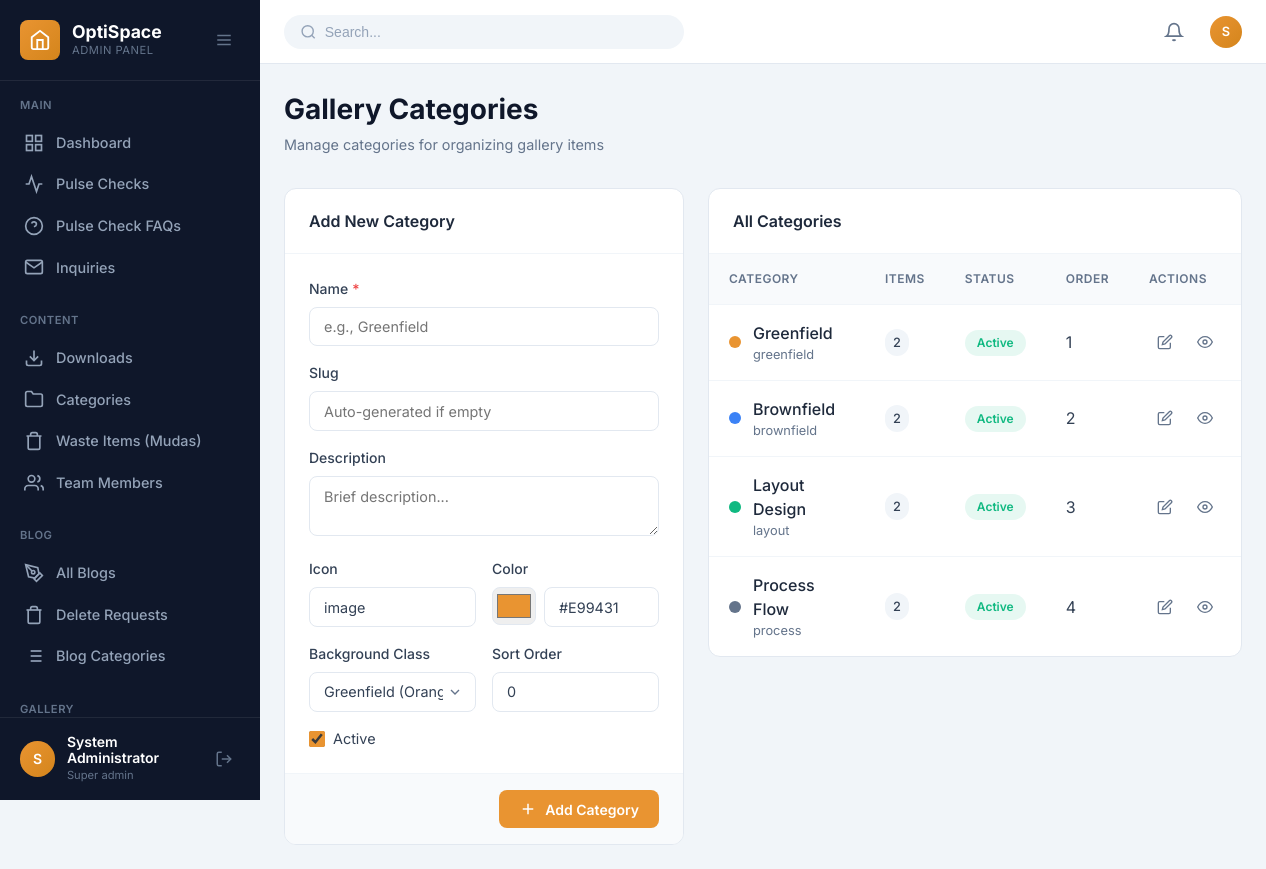
The app's page /admin/gallery-categories.php (signed in) with its own data.
### tables this page shows
CREATE TABLE IF NOT EXISTS gallery_categories (
    id INT AUTO_INCREMENT PRIMARY KEY,
    name VARCHAR(100) NOT NULL,
    slug VARCHAR(100) NOT NULL UNIQUE,
    description TEXT DEFAULT NULL,
    icon VARCHAR(50) DEFAULT 'image',
    color VARCHAR(20) DEFAULT '#E99431',
    bg_class VARCHAR(50) DEFAULT 'greenfield-bg',
    sort_order INT DEFAULT 0,
    is_active TINYINT(1) DEFAULT 1,
    created_at TIMESTAMP DEFAULT CURRENT_TIMESTAMP,
    updated_at TIMESTAMP DEFAULT CURRENT_TIMESTAMP ON UPDATE CURRENT_TIMESTAMP
);

### admin/gallery-categories.php (the view, shortened to what this page needs)
<?php
$conn = getDBConnection();
$editCategory = null;
$categories = $conn->query("
    SELECT c.*, COUNT(g.id) as item_count
    FROM gallery_categories c
    LEFT JOIN gallery_items g ON c.id = g.category_id
    GROUP BY c.id
    ORDER BY c.sort_order ASC
");
include __DIR__ . '/includes/header.php';
?>
<div class="page-header">
    <div class="page-title-section">
        <h1 class="page-title">Gallery Categories</h1>
        <p class="page-subtitle">Manage categories for organizing gallery items</p>
    </div>
</div>
<div class="categories-layout">
    <div class="form-card category-form">
        <div class="form-card-header">
            <h2><?php echo $editCategory ? 'Edit Category' : 'Add New Category'; ?></h2>
        </div>
        <form method="POST">
            <div class="form-card-body">
                <div class="form-group">
                    <label for="name" class="form-label required">Name</label>
                    <input type="text" id="name" name="name" class="form-input"
                           value="<?php echo htmlspecialchars($editCategory['name'] ?? ''); ?>"
                           placeholder="e.g., Greenfield" required>
                </div>
                <div class="form-group">
                    <label for="slug" class="form-label">Slug</label>
                    <input type="text" id="slug" name="slug" class="form-input"
                           value="<?php echo htmlspecialchars($editCategory['slug'] ?? ''); ?>"
                           placeholder="Auto-generated if empty">
                </div>
                <div class="form-group">
                    <label for="description" class="form-label">Description</label>
                    <textarea id="description" name="description" class="form-textarea" rows="2"
                              placeholder="Brief description..."><?php echo htmlspecialchars($editCategory['description'] ?? ''); ?></textarea>
                </div>
                <div class="form-row">
                    <div class="form-group">
                        <label for="icon" class="form-label">Icon</label>
                        <input type="text" id="icon" name="icon" class="form-input"
                               value="<?php echo htmlspecialchars($editCategory['icon'] ?? 'image'); ?>"
                               placeholder="e.g., building">
                    </div>
                    <div class="form-group">
                        <label for="color" class="form-label">Color</label>
                        <div class="color-input-wrapper">
                            <input type="color" id="color_picker" class="color-picker"
                                   value="<?php echo htmlspecialchars($editCategory['color'] ?? '#E99431'); ?>">
                            <input type="text" id="color" name="color" class="form-input"
                                   value="<?php echo htmlspecialchars($editCategory['color'] ?? '#E99431'); ?>"
                                   placeholder="#E99431">
                        </div>
                    </div>
                </div>
                <div class="form-row">
                    <div class="form-group">
                        <label for="bg_class" class="form-label">Background Class</label>
                        <select id="bg_class" name="bg_class" class="form-select">
                            <option value="greenfield-bg" <?php echo ($editCategory['bg_class'] ?? '') === 'greenfield-bg' ? 'selected' : ''; ?>>Greenfield (Orange)</option>
                        </select>
                    </div>
                    <div class="form-group">
                        <label for="sort_order" class="form-label">Sort Order</label>
                        <input type="number" id="sort_order" name="sort_order" class="form-input"
                               value="<?php echo htmlspecialchars($editCategory['sort_order'] ?? '0'); ?>" min="0">
                    </div>
                </div>
                <div class="form-group">
                    <label class="checkbox-label">
                        <input type="checkbox" name="is_active" value="1"
                               <?php echo (!isset($editCategory) || $editCategory['is_active']) ? 'checked' : ''; ?>>
                        <span class="checkbox-text">Active</span>
                    </label>
                </div>
            </div>
            <div class="form-card-footer">
                <button type="submit" class="btn btn-primary">
                    <svg viewBox="0 0 24 24" fill="none" stroke="currentColor" stroke-width="2">
                        <?php if ($editCategory): ?>
                        <path d="M19 21H5a2 2 0 0 1-2-2V5a2 2 0 0 1 2-2h11l5 5v11a2 2 0 0 1-2 2z"/>
                        <polyline points="17 21 17 13 7 13 7 21"/>
                        <polyline points="7 3 7 8 15 8"/>
                        <?php else: ?>
                        <line x1="12" y1="5" x2="12" y2="19"/>
                        <line x1="5" y1="12" x2="19" y2="12"/>
                        <?php endif; ?>
                    </svg>
                    <?php echo $editCategory ? 'Update Category' : 'Add Category'; ?>
                </button>
            </div>
        </form>
    </div>
    <div class="categories-list">
        <div class="form-card">
            <div class="form-card-header">
                <h2>All Categories</h2>
            </div>
            <div class="categories-table-wrapper">
                <?php if ($categories->num_rows > 0): ?>
                <table class="data-table">
                    <thead>
                        <tr>
                            <th>Category</th>
                            <th>Items</th>
                            <th>Status</th>
                            <th>Order</th>
                            <th>Actions</th>
                        </tr>
                    </thead>
                    <tbody>
                        <?php while ($cat = $categories->fetch_assoc()): ?>
                        <tr>
                            <td>
                                <div class="category-info">
                                    <div class="category-color" style="background: <?php echo htmlspecialchars($cat['color']); ?>"></div>
                                    <div>
                                        <div class="category-name"><?php echo htmlspecialchars($cat['name']); ?></div>
                                        <div class="category-slug"><?php echo htmlspecialchars($cat['slug']); ?></div>
                                    </div>
                                </div>
                            </td>
                            <td>
                                <span class="item-count"><?php echo $cat['item_count']; ?></span>
                            </td>
                            <td>
                                <span class="status-badge <?php echo $cat['is_active'] ? 'active' : 'inactive'; ?>">
                                    <?php echo $cat['is_active'] ? 'Active' : 'Inactive'; ?>
                                </span>
                            </td>
                            <td><?php echo $cat['sort_order']; ?></td>
                            <td>
                                <div class="table-actions">
                                    <a href="?edit=<?php echo $cat['id']; ?>" class="action-btn" title="Edit">
                                        <svg viewBox="0 0 24 24" fill="none" stroke="currentColor" stroke-width="2">
                                            <path d="M11 4H4a2 2 0 0 0-2 2v14a2 2 0 0 0 2 2h14a2 2 0 0 0 2-2v-7"/>
                                            <path d="M18.5 2.5a2.121 2.121 0 0 1 3 3L12 15l-4 1 1-4 9.5-9.5z"/>
                                        </svg>
                                    </a>
                                    <a href="?toggle=<?php echo $cat['id']; ?>" class="action-btn" title="<?php echo $cat['is_active'] ? 'Deactivate' : 'Activate'; ?>">
                                        <svg viewBox="0 0 24 24" fill="none" stroke="currentColor" stroke-width="2">
                                            <?php if ($cat['is_active']): ?>
                                            <path d="M1 12s4-8 11-8 11 8 11 8-4 8-11 8-11-8-11-8z"/>
                                            <circle cx="12" cy="12" r="3"/>
                                            <?php else: ?>
                                            <path d="M17.94 17.94A10.07 10.07 0 0 1 12 20c-7 0-11-8-11-8a18.45 18.45 0 0 1 5.06-5.94M9.9 4.24A9.12 9.12 0 0 1 12 4c7 0 11 8 11 8a18.5 18.5 0 0 1-2.16 3.19m-6.72-1.07a3 3 0 1 1-4.24-4.24"/>
                                            <line x1="1" y1="1" x2="23" y2="23"/>
                                            <?php endif; ?>
                                        </svg>
                                    </a>
                                </div>
                            </td>
                        </tr>
                        <?php endwhile; ?>
                    </tbody>
                </table>
                <?php else: ?>
                <div class="empty-state-small">
                    <p>No categories yet. Create your first category using the form.</p>
                </div>
                <?php endif; ?>
            </div>
        </div>
    </div>
</div>
<?php include __DIR__ . '/includes/footer.php'; ?>

### admin/assets/css/admin.css (style rules this page uses)
:root { --admin-primary: #E99431; --admin-primary-dark: #d4851c; --admin-primary-light: rgba(233, 148, 49, 0.1); --admin-dark: #1E293B; --admin-dark-light: #334155; --admin-gray-900: #0F172A; --admin-gray-800: #1E293B; --admin-gray-700: #334155; --admin-gray-600: #475569; --admin-gray-500: #64748B; --admin-gray-400: #94A3B8; --admin-gray-300: #CBD5E1; --admin-gray-200: #E2E8F0; --admin-gray-100: #F1F5F9; --admin-gray-50: #F8FAFC; --admin-white: #FFFFFF; --admin-success: #10B981; --admin-success-light: rgba(16, 185, 129, 0.1); --admin-warning: #F59E0B; --admin-warning-light: rgba(245, 158, 11, 0.1); --admin-danger: #EF4444; --admin-danger-light: rgba(239, 68, 68, 0.1); --admin-info: #3B82F6; --admin-info-light: rgba(59, 130, 246, 0.1); --sidebar-width: 260px; --sidebar-collapsed-width: 70px; --sidebar-bg: var(--admin-gray-900); --sidebar-text: var(--admin-gray-400); --sidebar-active: var(--admin-primary); --header-height: 64px; --header-bg: var(--admin-white); --shadow-sm: 0 1px 2px rgba(0, 0, 0, 0.05); --shadow-md: 0 4px 6px -1px rgba(0, 0, 0, 0.1); --shadow-lg: 0 10px 15px -3px rgba(0, 0, 0, 0.1); --shadow-xl: 0 20px 25px -5px rgba(0, 0, 0, 0.1); --radius-sm: 4px; --radius-md: 8px; --radius-lg: 12px; --radius-xl: 16px; --radius-full: 9999px; --transition-fast: 0.15s ease; --transition-normal: 0.3s ease; }
*, *::before, *::after { box-sizing: border-box; margin: 0; padding: 0; }
html { font-size: 16px; -webkit-font-smoothing: antialiased; -moz-osx-font-smoothing: grayscale; }
body.admin-body { font-family: 'Inter', -apple-system, BlinkMacSystemFont, 'Segoe UI', Roboto, sans-serif; background: var(--admin-gray-100); color: var(--admin-gray-700); line-height: 1.5; min-height: 100vh; }
a { color: inherit; text-decoration: none; }
button { font-family: inherit; cursor: pointer; border: none; background: none; }
.page-header { display: flex; align-items: center; justify-content: space-between; margin-bottom: 2rem; flex-wrap: wrap; gap: 1rem; }
.page-title-section { display: flex; flex-direction: column; gap: 0.25rem; }
.page-title { font-size: 1.75rem; font-weight: 700; color: var(--admin-gray-900); }
.page-subtitle { font-size: 0.9rem; color: var(--admin-gray-500); }
.btn { display: inline-flex; align-items: center; justify-content: center; gap: 0.5rem; padding: 0.625rem 1.25rem; font-size: 0.875rem; font-weight: 600; border-radius: var(--radius-md); transition: all var(--transition-fast); cursor: pointer; border: none; }
.btn svg { width: 18px; height: 18px; }
.btn-primary { background: var(--admin-primary); color: var(--admin-white); }
.data-table { width: 100%; border-collapse: collapse; }
.data-table th, .data-table td { padding: 1rem 1.25rem; text-align: left; border-bottom: 1px solid var(--admin-gray-200); }
.data-table th { background: var(--admin-gray-50); font-size: 0.75rem; font-weight: 600; text-transform: uppercase; letter-spacing: 0.5px; color: var(--admin-gray-600); }
.data-table tbody tr:last-child td { border-bottom: none; }
.table-actions { display: flex; gap: 0.5rem; }
.form-group { margin-bottom: 1.25rem; }
.form-label { display: block; font-size: 0.875rem; font-weight: 600; color: var(--admin-gray-700); margin-bottom: 0.5rem; }
.form-select { appearance: none; background-repeat: no-repeat; background-position: right 0.75rem center; background-size: 16px; padding-right: 2.5rem; }
.form-row { display: grid; grid-template-columns: repeat(2, 1fr); gap: 1rem; }

### records on screen
gallery_categories: name "Greenfield", slug "greenfield", item_count "2", is_active "Active", sort_order "1"
gallery_categories: name "Brownfield", slug "brownfield", item_count "2", is_active "Active", sort_order "2"
gallery_categories: name "Layout Design", slug "layout", item_count "2", is_active "Active", sort_order "3"
gallery_categories: name "Process Flow", slug "process", item_count "2", is_active "Active", sort_order "4"

### other values on screen
substr($admin['full_name'] ?? 'A', 0, 1) "S"
$admin['full_name'] "System Administrator"
str_replace('_', ' ', $admin['role'] ?? 'Admin') "Super admin"
